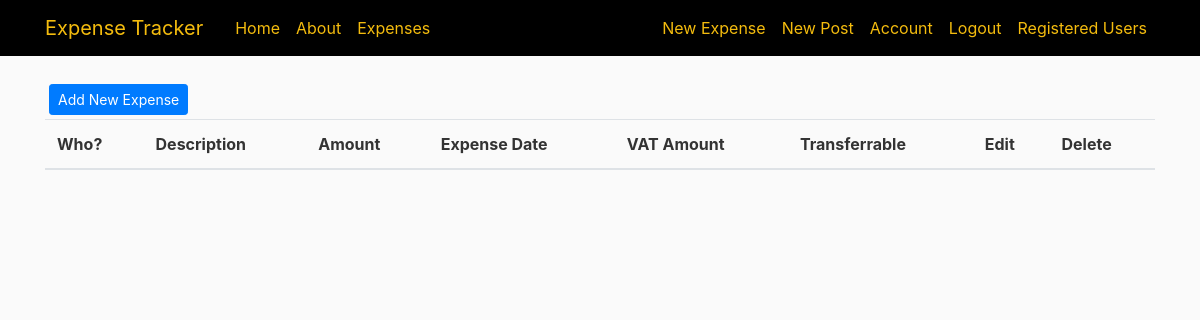
The app's page /expense (signed in), older data.
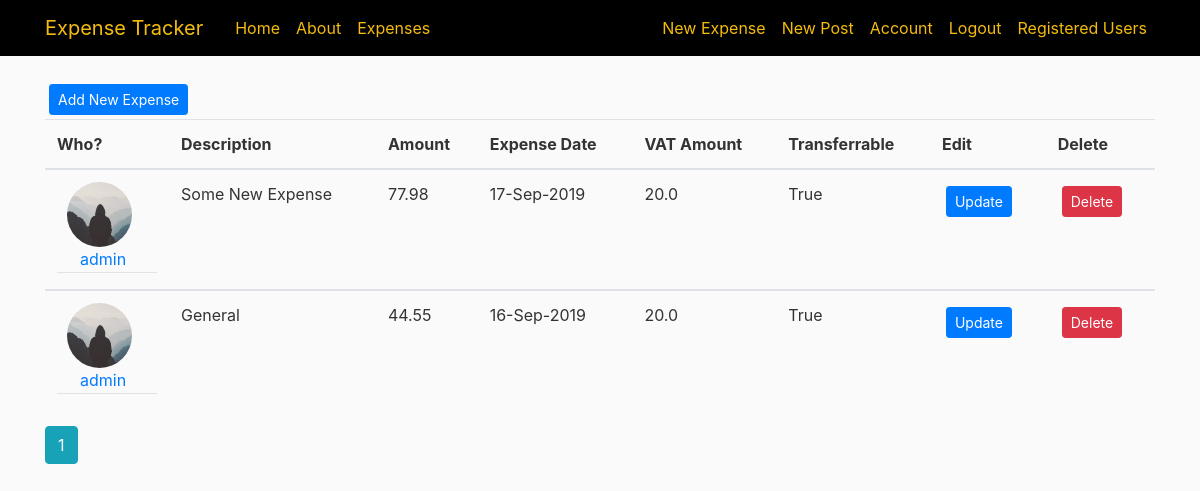
The same page, newer data.
### approot/models.py (models this page shows, shortened)
class Expense(db.Model):
    id = db.Column(db.Integer, primary_key=True)
    description = db.Column(db.String(100), nullable=False)
    expense_date = db.Column(db.DateTime, nullable=False, default=datetime.utcnow)
    amount = db.Column(db.Float, nullable=False, default=0)
    vat_amount = db.Column(db.Float, nullable=False, default=0)
    user_id = db.Column(db.Integer, db.ForeignKey('user.id'), nullable=False)
    Transferrable = db.Column(db.Boolean, nullable=False, default=0)

class User(db.Model, UserMixin):
    id = db.Column(db.Integer, primary_key=True)
    username = db.Column(db.String(20), unique=True, nullable=False)
    email = db.Column(db.String(120), unique=True, nullable=False)
    image_file = db.Column(db.String(20), nullable=False, default='default.jpg')
    password = db.Column(db.String(60), nullable=False)
    posts = db.relationship('Post', backref='author', lazy=True)
    expenses = db.relationship('Expense', backref='author', lazy=True)
    role = db.Column(db.String(15), nullable=False)

### approot/expenses/routes.py (the view)
@expenses.route("/expense")
@login_required
def expense():
    page = request.args.get('page', 1, type=int)
    expenses = Expense.query.order_by(Expense.expense_date.desc()).paginate(page=page, per_page=5)
    form = ExpenseForm()
    return render_template('expense/expense.html', expenses=expenses, form=form)

### approot/models.py (called while the page is built)
@login_manager.user_loader
def load_user(user_id):
    return User.query.get(int(user_id))

### approot/templates/expense/expense.html (shortened to what this page needs)
{% extends "layout.html" %}
{% import "bootstrap/wtf.html" as wtf %}
{% block content %}
<div>
<button type="button" class="btn btn-primary btn-sm m-1" data-toggle="modal" data-target="#AddNewModal">Add New Expense</button>
  <table class="table">
    <thead>
        <tr>
            <th>Who?</th>
            <th>Description</th>
            <th>Amount</th>
            <th>Expense Date</th>
            <th>VAT Amount</th>
            <th>Transferrable</th>
            <th>Edit</th>
            <th>Delete</th>
    </thead>
    {% for expense in expenses.items %}
          <tbody>
              <tr>
                  <td style="text-align:center;">
                      <img class="rounded-circle article-img" src="{{ url_for('static', filename='profile_pics/' + expense.author.image_file) }}">
                      <div class="media-body">
                        <div class="article-metadata">
                          <a class="mr-2" href="{{ url_for('users.user_expenses', username=expense.author.username) }}">{{ expense.author.username }}</a>
                        </div>
                      </div>
                  </td>
                  <td>{{ expense.description }}</td>
                  <td>{{ expense.amount }}</td>
                  <td>{{ expense.expense_date.strftime('%d-%b-%Y') }}</td>
                  <td>{{ expense.vat_amount }}</td>
                  <td>{{ expense.Transferrable }}</td>
                  <td><button type="button" class="btn btn-primary btn-sm m-1" data-toggle="modal" data-target="#updateModal{{ expense.id }}">Update</button></td>
                  <td><button type="button" class="btn btn-danger btn-sm m-1" data-toggle="modal" data-target="#deleteModal{{ expense.id }}">Delete</button></td>
              </tr>
          </tbody>
    {% endfor %}
    </table>
    {% for page_num in expenses.iter_pages(left_edge=1, right_edge=1, left_current=1, right_current=2) %}
      {% if page_num %}
        {% if expenses.page == page_num %}
          <a class="btn btn-info mb-4" href="{{ url_for('main.home', page=page_num) }}">{{ page_num }}</a>
        {% else %}
          <a class="btn btn-outline-info mb-4" href="{{ url_for('main.home', page=page_num) }}">{{ page_num }}</a>
        {% endif %}
      {% else %}
        ...
      {% endif %}
    {% endfor %}
</div>
{% endblock content %}

Row changes from the older to the newer data that the page shows:
added Expense: image_file (placeholder picture), author.username "admin", description "Some New Expense", amount "77.98", expense_date "17-Sep-2019", vat_amount "20.0", Transferrable "True"
added Expense: image_file (placeholder picture), author.username "admin", description "General", amount "44.55", expense_date "16-Sep-2019", vat_amount "20.0", Transferrable "True"
Text that changed along with them:
new list line: "1"
